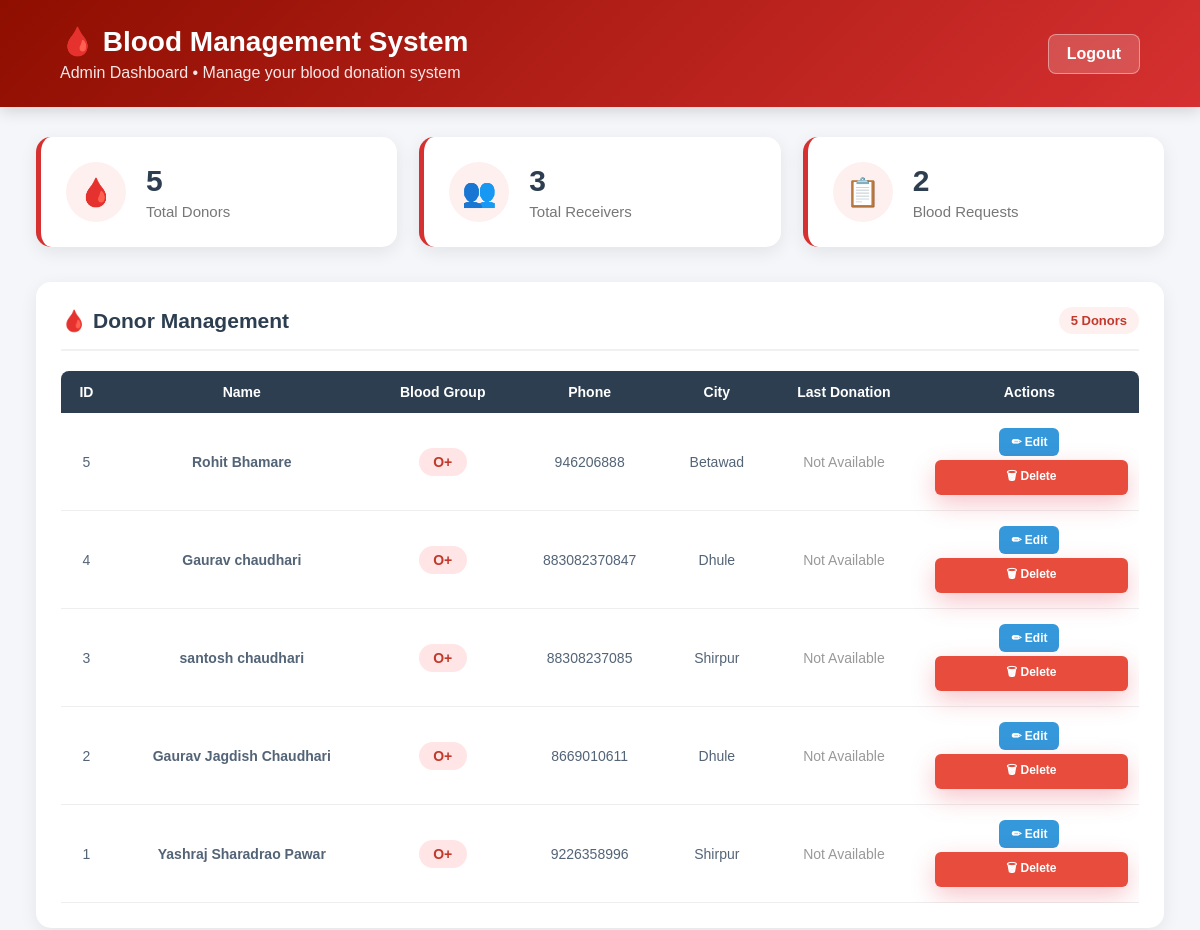
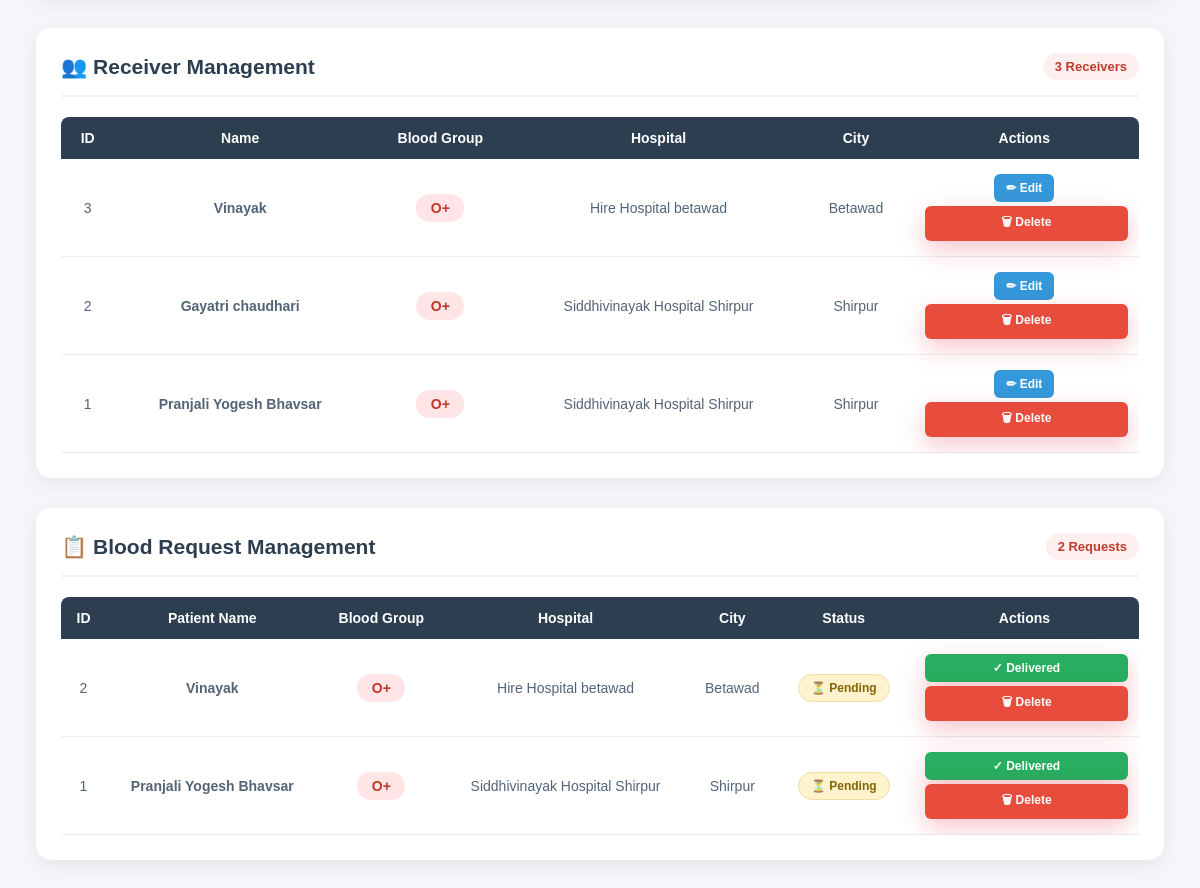
Page /admin (signed in) on the earlier database version (2 pictures, top to bottom).
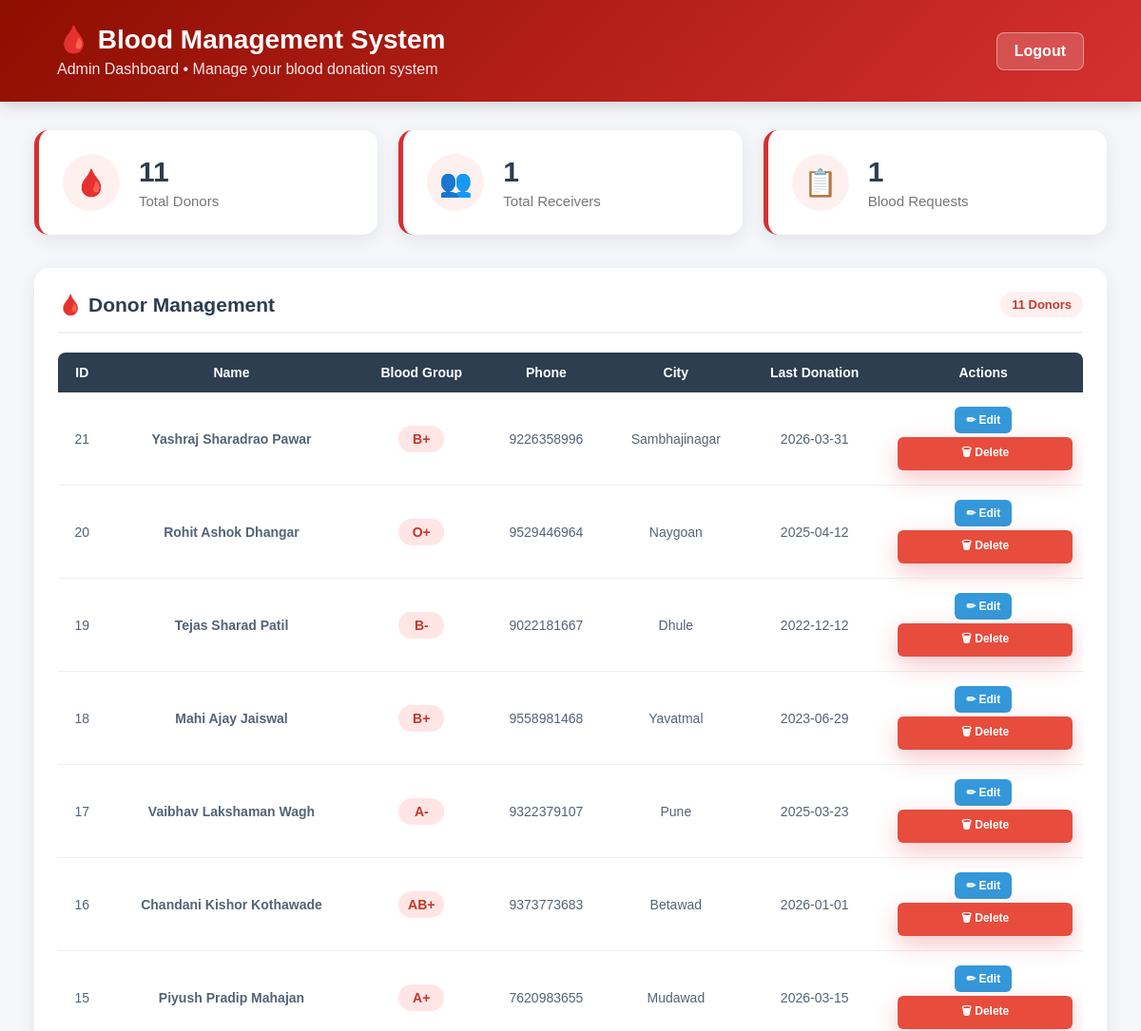
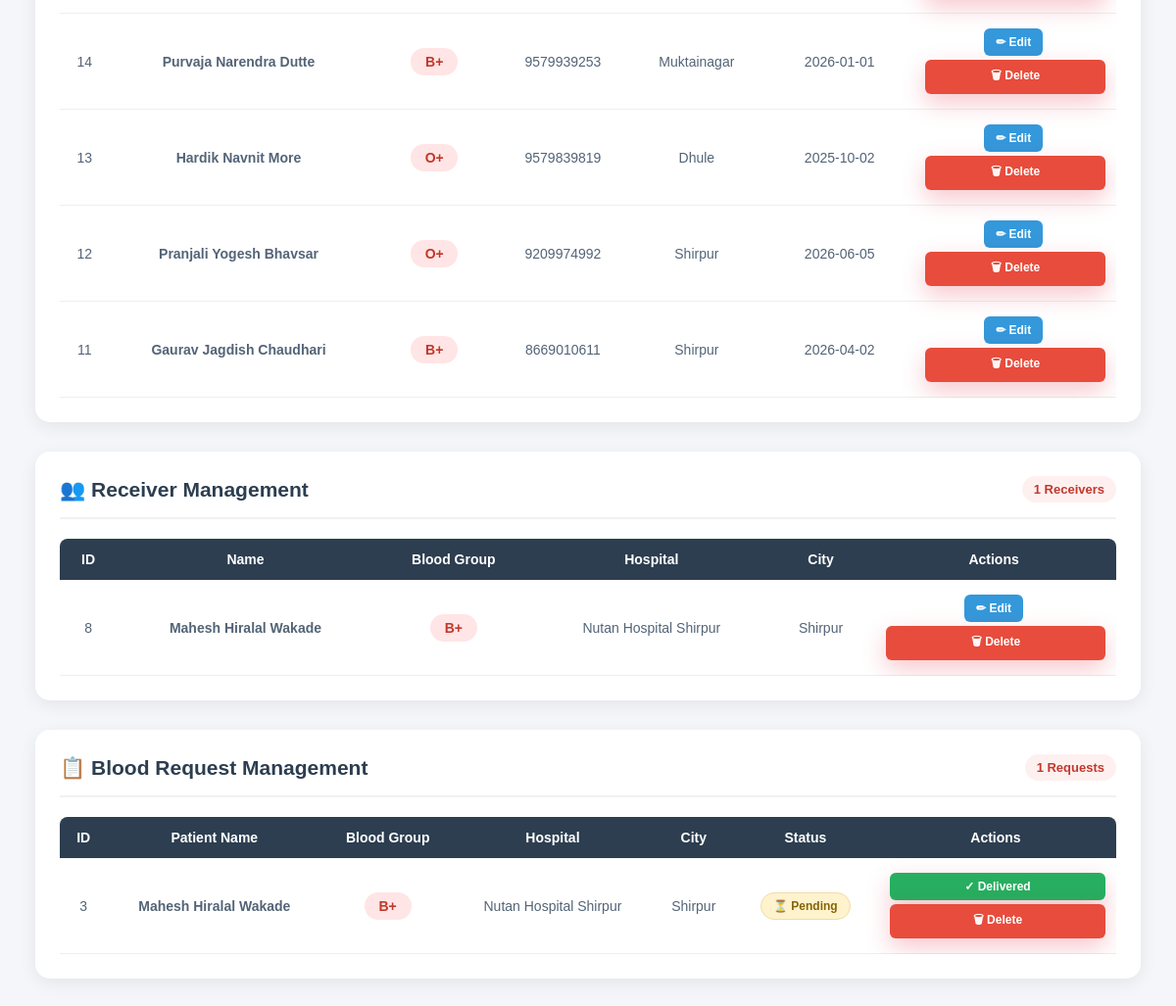
Same page on the later database version (2 pictures, top to bottom).
### tables this page shows
CREATE TABLE donors (
            id INTEGER PRIMARY KEY AUTOINCREMENT,
            user_id INTEGER,
            name TEXT NOT NULL,
            blood_group TEXT NOT NULL,
            phone TEXT NOT NULL,
            city TEXT NOT NULL
        , last_donation_date TEXT);

CREATE TABLE receivers (
            id INTEGER PRIMARY KEY AUTOINCREMENT,
            user_id INTEGER,
            name TEXT NOT NULL,
            blood_group TEXT NOT NULL,
            hospital TEXT NOT NULL,
            city TEXT NOT NULL
        );

CREATE TABLE blood_requests (
            id INTEGER PRIMARY KEY AUTOINCREMENT,
            receiver_id INTEGER,
            patient_name TEXT NOT NULL,
            blood_group TEXT NOT NULL,
            hospital TEXT NOT NULL,
            city TEXT NOT NULL,
            status TEXT DEFAULT 'Pending'
        );

### app.py (the view)
@app.route("/admin")
def admin():
    user = get_current_user()
    if not user or user["role"] != "admin":
        return redirect("/login")
    conn = get_db()
    donors = conn.execute("""
        SELECT *
        FROM donors
        ORDER BY id DESC
    """).fetchall()
    receivers = conn.execute("""
        SELECT *
        FROM receivers
        ORDER BY id DESC
    """).fetchall()
    blood_requests = conn.execute("""
        SELECT *
        FROM blood_requests
        ORDER BY id DESC
    """).fetchall()
    donor_count = len(donors)
    receiver_count = len(receivers)
    request_count = len(blood_requests)
    conn.close()
    return render_template(
        "admin.html",
        donors=donors,
        receivers=receivers,
        blood_requests=blood_requests,
        donor_count=donor_count,
        receiver_count=receiver_count,
        request_count=request_count
    )

### app.py (called while the page is built)
def get_db():
    conn = sqlite3.connect(DATABASE)
    conn.row_factory = sqlite3.Row
    return conn

def get_current_user():
    if "user_id" not in session:
        return None
    conn = get_db()
    user = conn.execute("""
        SELECT *
        FROM users
        WHERE id = ?
    """, (session["user_id"],)).fetchone()
    conn.close()
    return user

### templates/admin.html (shortened to what the changed rows need)
<!DOCTYPE html>
<html lang="en">
<head>
    <link rel="stylesheet"
          href="{{ url_for('static', filename='style.css') }}">
</head>
<body>
<header class="dashboard-header">
    <div class="header-left">
        <h1>🩸 Blood Management System</h1>
    </div>
</header>
<div class="dashboard-container">
    <div class="stats-container">
        <div class="stat-card">
            <div class="stat-info">
                <h2>{{ donor_count }}</h2>
                <p>Total Donors</p>
            </div>
        </div>
        <div class="stat-card">
            <div class="stat-info">
                <h2>{{ receiver_count }}</h2>
                <p>Total Receivers</p>
            </div>
        </div>
        <div class="stat-card">
            <div class="stat-info">
                <h2>{{ request_count }}</h2>
                <p>Blood Requests</p>
            </div>
        </div>
    </div>
    <div class="admin-section">
        <div class="section-header">
            <h2>🩸 Donor Management</h2>
            <span class="section-badge">
                {{ donor_count }} Donors
            </span>
        </div>
        {% if donors %}
        <table class="admin-table">
            <thead>
                <tr>
                    <th>ID</th>
                    <th>Name</th>
                    <th>Blood Group</th>
                    <th>Phone</th>
                    <th>City</th>
                    <th>Last Donation</th>
                    <th>Actions</th>
                </tr>
            </thead>
            <tbody>
            {% for donor in donors %}
                <tr>
                    <td>{{ donor["id"] }}</td>
                    <td>
                        <strong>{{ donor["name"] }}</strong>
                    </td>
                    <td>
                        <span class="blood-group">
                            {{ donor["blood_group"] }}
                        </span>
                    </td>
                    <td>{{ donor["phone"] }}</td>
                    <td>{{ donor["city"] }}</td>
                    <td>
                        {% if donor["last_donation_date"] %}
                            {{ donor["last_donation_date"] }}
                        {% else %}
                            <span style="color:#999;">
                                Not Available
                            </span>
                        {% endif %}
                    </td>
                    <td>
                        <a
                            href="{{ url_for('edit_donor', donor_id=donor['id']) }}"
                            class="action-btn edit-btn"
                        >
                            ✏ Edit
                        </a>
                        <form
                            action="{{ url_for('delete_donor', donor_id=donor['id']) }}"
                            method="POST"
                            style="display:inline;"
                            onsubmit="return confirm('Are you sure you want to delete this donor?');"
                        >
                            <button
                                type="submit"
                                class="action-btn delete-btn"
                            >
                                🗑 Delete
                            </button>
                        </form>
                    </td>
                </tr>
            {% endfor %}
            </tbody>
        </table>
        {% else %}
            <div class="empty-message">
                No donors found.
            </div>
        {% endif %}
    </div>
    <div class="admin-section">
        <div class="section-header">
            <h2>👥 Receiver Management</h2>
            <span class="section-badge">
                {{ receiver_count }} Receivers
            </span>
        </div>
        {% if receivers %}
        <table class="admin-table">
            <thead>
                <tr>
                    <th>ID</th>
                    <th>Name</th>
                    <th>Blood Group</th>
                    <th>Hospital</th>
                    <th>City</th>
                    <th>Actions</th>
                </tr>
            </thead>
            <tbody>
            {% for receiver in receivers %}
                <tr>
                    <td>{{ receiver["id"] }}</td>
                    <td>
                        <strong>{{ receiver["name"] }}</strong>
                    </td>
                    <td>
                        <span class="blood-group">
                            {{ receiver["blood_group"] }}
                        </span>
                    </td>
                    <td>{{ receiver["hospital"] }}</td>
                    <td>{{ receiver["city"] }}</td>
                    <td>
                        <a
                            href="{{ url_for('edit_receiver', receiver_id=receiver['id']) }}"
                            class="action-btn edit-btn"
                        >
                            ✏ Edit
                        </a>
                        <form
                            action="{{ url_for('delete_receiver', receiver_id=receiver['id']) }}"
                            method="POST"
                            style="display:inline;"
                            onsubmit="return confirm('Deleting this receiver will also delete related blood requests. Continue?');"
                        >
                            <button
                                type="submit"
                                class="action-btn delete-btn"
                            >
                                🗑 Delete
                            </button>
                        </form>
                    </td>
                </tr>
            {% endfor %}
            </tbody>
        </table>
        {% else %}
            <div class="empty-message">
                No receivers found.
            </div>
        {% endif %}
    </div>
    <div class="admin-section">
        <div class="section-header">
            <h2>📋 Blood Request Management</h2>
            <span class="section-badge">
                {{ request_count }} Requests
            </span>
        </div>
        {% if blood_requests %}
        <table class="admin-table">
            <thead>
                <tr>
                    <th>ID</th>
                    <th>Patient Name</th>
                    <th>Blood Group</th>
                    <th>Hospital</th>
                    <th>City</th>
                    <th>Status</th>
                    <th>Actions</th>
                </tr>
            </thead>
            <tbody>
            {% for request in blood_requests %}
                <tr>
                    <td>{{ request["id"] }}</td>
                    <td>
                        <strong>{{ request["patient_name"] }}</strong>
                    </td>
                    <td>
                        <span class="blood-group">
                            {{ request["blood_group"] }}
                        </span>
                    </td>
                    <td>{{ request["hospital"] }}</td>
                    <td>{{ request["city"] }}</td>
                    <td>
                        {% if request["status"] == "Successfully Delivered" %}
                            <span class="status status-delivered">
                                ✓ Successfully Delivered
                            </span>
                        {% else %}
                            <span class="status status-pending">
                                ⏳ {{ request["status"] }}
                            </span>
                        {% endif %}
                    </td>
                    <td>
                        {% if request["status"] != "Successfully Delivered" %}
                        <form
                            action="{{ url_for('deliver_request', request_id=request['id']) }}"
                            method="POST"
                            style="display:inline;"
                            onsubmit="return confirm('Mark this request as Successfully Delivered?');"
                        >
                            <button
                                type="submit"
                                class="action-btn deliver-btn"
                            >
                                ✓ Delivered
                            </button>
                        </form>
                        {% endif %}
                        <form
                            action="{{ url_for('delete_request', request_id=request['id']) }}"
                            method="POST"
                            style="display:inline;"
                            onsubmit="return confirm('Are you sure you want to delete this blood request?');"
                        >
                            <button
                                type="submit"
                                class="action-btn delete-btn"
                            >
                                🗑 Delete
                            </button>
                        </form>
                    </td>
                </tr>
            {% endfor %}
            </tbody>
        </table>
        {% else %}
            <div class="empty-message">
                No blood requests found.
            </div>
        {% endif %}
    </div>
</div>
</body>
</html>

Differences in the rows shown:
removed donors: id "5", name "Rohit Bhamare", blood_group "O+", phone "946206888", city "Betawad", shows "Not Available"
removed donors: id "4", name "Gaurav chaudhari", blood_group "O+", phone "883082370847", city "Dhule", shows "Not Available"
removed donors: id "3", name "santosh chaudhari", blood_group "O+", phone "88308237085", city "Shirpur", shows "Not Available"
removed donors: id "2", name "Gaurav Jagdish Chaudhari", blood_group "O+", phone "8669010611", city "Dhule", shows "Not Available"
removed donors: id "1", name "Yashraj Sharadrao Pawar", blood_group "O+", phone "9226358996", city "Shirpur", shows "Not Available"
removed receivers: id "3", name "Vinayak", blood_group "O+", hospital "Hire Hospital betawad", city "Betawad"
removed receivers: id "2", name "Gayatri chaudhari", blood_group "O+", hospital "Siddhivinayak Hospital Shirpur", city "Shirpur"
removed receivers: id "1", name "Pranjali Yogesh Bhavsar", blood_group "O+", hospital "Siddhivinayak Hospital Shirpur", city "Shirpur"
removed blood_requests: id "2", patient_name "Vinayak", blood_group "O+", hospital "Hire Hospital betawad", city "Betawad", status "Pending"
removed blood_requests: id "1", patient_name "Pranjali Yogesh Bhavsar", blood_group "O+", hospital "Siddhivinayak Hospital Shirpur", city "Shirpur", status "Pending"
added donors: id "21", name "Yashraj Sharadrao Pawar", blood_group "B+", phone "9226358996", city "Sambhajinagar", last_donation_date "2026-03-31"
added donors: id "20", name "Rohit Ashok Dhangar", blood_group "O+", phone "9529446964", city "Naygoan", last_donation_date "2025-04-12"
added donors: id "19", name "Tejas Sharad Patil", blood_group "B-", phone "9022181667", city "Dhule", last_donation_date "2022-12-12"
added donors: id "18", name "Mahi Ajay Jaiswal", blood_group "B+", phone "9558981468", city "Yavatmal", last_donation_date "2023-06-29"
added donors: id "17", name "Vaibhav Lakshaman Wagh", blood_group "A-", phone "9322379107", city "Pune", last_donation_date "2025-03-23"
added donors: id "16", name "Chandani Kishor Kothawade", blood_group "AB+", phone "9373773683", city "Betawad", last_donation_date "2026-01-01"
added donors: id "15", name "Piyush Pradip Mahajan", blood_group "A+", phone "7620983655", city "Mudawad", last_donation_date "2026-03-15"
added donors: id "14", name "Purvaja Narendra Dutte", blood_group "B+", phone "9579939253", city "Muktainagar", last_donation_date "2026-01-01"
added donors: id "13", name "Hardik Navnit More", blood_group "O+", phone "9579839819", city "Dhule", last_donation_date "2025-10-02"
added donors: id "12", name "Pranjali Yogesh Bhavsar", blood_group "O+", phone "9209974992", city "Shirpur", last_donation_date "2026-06-05"
added donors: id "11", name "Gaurav Jagdish Chaudhari", blood_group "B+", phone "8669010611", city "Shirpur", last_donation_date "2026-04-02"
added receivers: id "8", name "Mahesh Hiralal Wakade", blood_group "B+", hospital "Nutan Hospital Shirpur", city "Shirpur"
added blood_requests: id "3", patient_name "Mahesh Hiralal Wakade", blood_group "B+", hospital "Nutan Hospital Shirpur", city "Shirpur", status "Pending"
Other differences:
{{ donor_count }}: "5" → "11"
{{ receiver_count }}: "3" → "1"
{{ request_count }}: "2" → "1"
